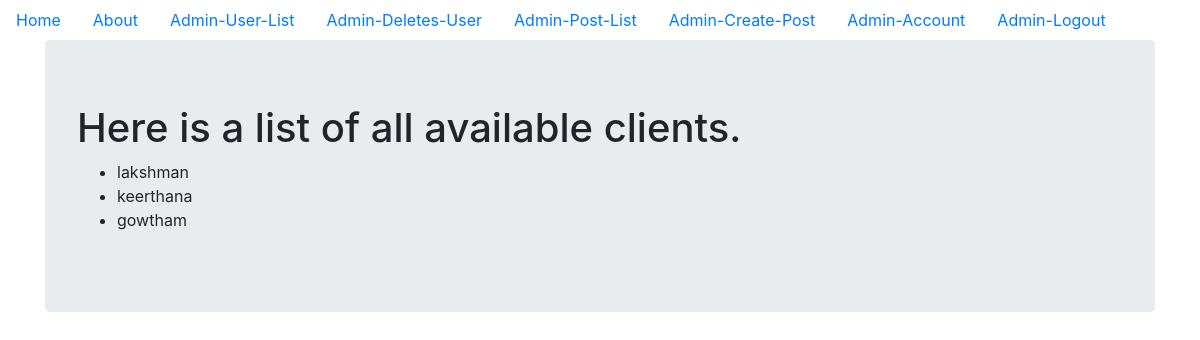
/admin_user_list (signed in), run on the app's committed database.
### models.py (models this page shows, shortened)
class User(db.Model, UserMixin):
    __tablename__ = 'user_table'
    id = db.Column(db.Integer, primary_key = True)
    profile_image = db.Column(db.String(20), nullable=False, default='user_default_profile.jpg')
    email = db.Column(db.String(64), unique=True, index=True)
    username = db.Column(db.String(64), unique=True, index=True)
    password_hash = db.Column(db.String(128))
    posts = db.relationship('UserBlogPost', backref='user_author', lazy=True)
    admin_id = db.Column(db.Integer,db.ForeignKey('admin_table.id'), nullable=False)
    def __repr__(self):
        return f"{self.username}"

### admin_site/admin_blog_post/views.py (the view)
@admin_blog_post_bp.route('/admin_user_list')
@login_required
@reauth_required('user')
def admin_user_list():
    clients = User.query.all()
    return render_template('admin_user_list.html', clients=clients)

### models.py (called while the page is built)
@login_manager.user_loader
def load_user(user_id):
    user = User.query.get(user_id)
    if user:
        return user
    admin = Admin.query.get(user_id)
    if admin:
        return admin
    return None

### reauthentication.py (called while the page is built)
def reauth_required(role):
    def decorator(f):
        @wraps(f)
        def decorated_function(*args, **kwargs):
            if not session.get('reauthenticated'):
                flash('Please re-authenticate to access this page.', 'warning')
                if role == 'user' and current_user.id != 0:
                    return redirect(url_for('admin_authentication_bp.admin_login', next=request.url))
                elif role == 'admin' and current_user.id == 0:
                    return redirect(url_for('user_authentication_bp.user_login', next=request.url))
            return f(*args, **kwargs)
        return decorated_function
    return decorator

### admin_site/templates/admin_user_list.html
{% extends "base.html" %}
{% block content %}
<div class="jumbotron">
  <h1>Here is a list of all available clients.</h1>
  <ul>
    {% for cli in clients  %}
    <li>{{cli}}</li>
    {% endfor %}
  </ul>
</div>
{% endblock %}

### data on the page
User: username "lakshman"
User: username "keerthana"
User: username "gowtham"
